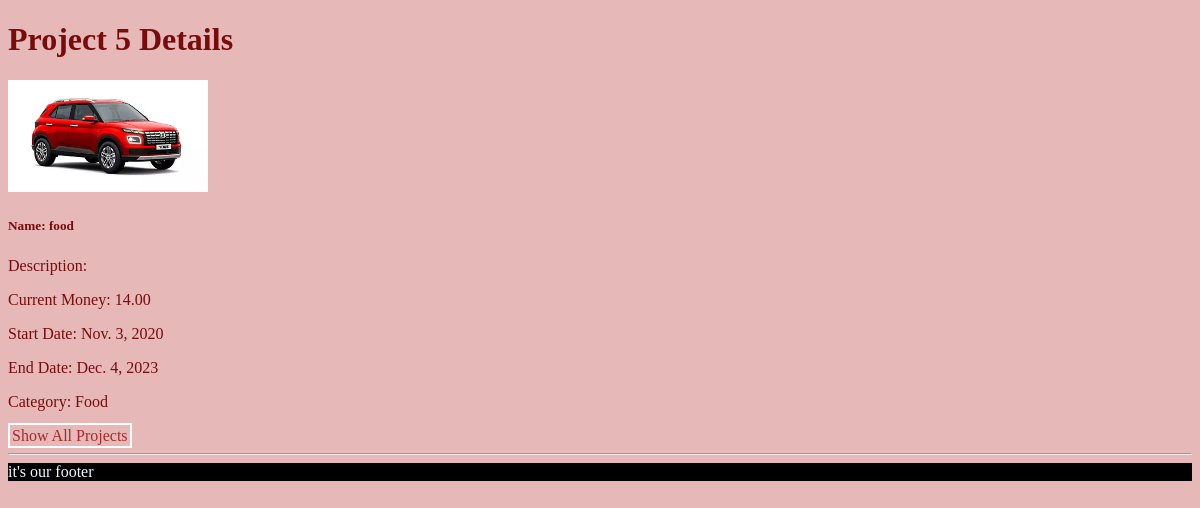
Page /pages/showProject/5 on the committed database.
### pages/models.py (models this page shows, shortened)
class Project(models.Model):
    options= [("Art","Art"),("Design","Design"),("Food","Food"),("Games","Games")] #=>year w7da htzhrli w w7da htt7t fe database
    name = models.CharField(max_length=50 , default="project",  verbose_name="Project Title") #=>verbose 3shan yzhr f admin page asmha title
    current_situation = models.DecimalField(max_digits=7, decimal_places=2)
    image = models.ImageField(blank= True,upload_to='photos/%y/%m/%d')
    description = models.TextField(null = True , blank= True) #=>lw md5lsh input htkon null
    category = models.CharField(default="default", choices=options , max_length=50) #=> option for models
    start_date = models.DateField(null=True)
    end_date = models.DateField(null=True)
    created_at = models.DateTimeField(null=True,auto_now_add=True)
    class Meta:
        ordering = ['name'] #=> order ascending
        verbose_name = "Project" #=> asm class f admin page

### pages/views.py (the view)
# urls.py: path('showProject/<id>' , views.showProjectWithid , name ="showProject"),
def showProjectWithid (request,id):
    project= Project.objects.get(pk = id)
    return render(request,'pages/projectDetails.html',{"project" : project})

### templates/pages/projectDetails.html
{% extends 'base.html' %} {% block content %}
<h1>Project {{project.id}} Details</h1>
<div class="card" style="width: 18rem">
    {% if project.image %} <img src="{{project.image.url}}"  class="card-img-top" alt="image" width="200px"/> {% endif %}
    <div class="card-body">
        <h5 class="card-title">Name: {{project.name}}</h5>
        <p class="card-text">Description:  {{project.Description}}</p>
        <p class="card-text">Current Money:  {{project.current_situation}}</p>
        <p class="card-text">Start Date:  {{project.start_date}}</p>
        <p class="card-text">End Date:  {{project.end_date}}</p>
        <p class="card-text">Category:  {{project.category}}</p>
        <a href ="{% url 'showAllProjects' %}" class="btn btn-primary">Show All Projects</a>
    </div>
</div>
{% endblock content %}

### devops/static/css/style.css (style rules this page uses)
body { background-color: rgb(230, 184, 184); color: rgb(120, 11, 11); }
a { text-decoration: none; color: brown; border: 2px solid white; padding: 2px; }

### rows in the picture
Project: id "5", image (picture), name "food", current_situation "14.00", start_date "Nov. 3, 2020", end_date "Dec. 4, 2023", category "Food"
